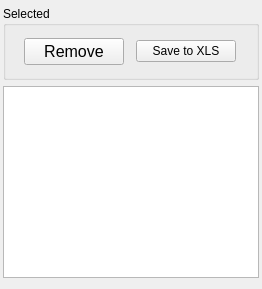
       <widget class="QWidget" name="tab_UnitCellFit">
        <attribute name="title">
         <string>UCFit</string>
        </attribute>
        <layout class="QVBoxLayout" name="verticalLayout_5">
         <property name="leftMargin">
          <number>3</number>
         </property>
         <property name="topMargin">
          <number>6</number>
         </property>
         <property name="rightMargin">
          <number>3</number>
         </property>
         <item>
          <widget class="QGroupBox" name="groupBox_15">
           <property name="sizePolicy">
            <sizepolicy hsizetype="Preferred" vsizetype="Fixed">
             <horstretch>0</horstretch>
             <verstretch>0</verstretch>
            </sizepolicy>
           </property>
           <property name="title">
            <string>Selected</string>
           </property>
           <property name="flat">
            <bool>true</bool>
           </property>
           <layout class="QHBoxLayout" name="horizontalLayout_18">
            <property name="leftMargin">
             <number>12</number>
            </property>
            <property name="topMargin">
             <number>12</number>
            </property>
            <property name="rightMargin">
             <number>12</number>
            </property>
            <property name="bottomMargin">
             <number>12</number>
            </property>
            <item>
             <widget class="QPushButton" name="pushButton_RemoveUClist">
              <property name="sizePolicy">
               <sizepolicy hsizetype="Minimum" vsizetype="Fixed">
                <horstretch>0</horstretch>
                <verstretch>0</verstretch>
               </sizepolicy>
              </property>
              <property name="minimumSize">
               <size>
                <width>20</width>
                <height>0</height>
               </size>
              </property>
              <property name="maximumSize">
               <size>
                <width>100</width>
                <height>16777215</height>
               </size>
              </property>
              <property name="font">
               <font>
                <family>Helvetica</family>
                <pointsize>12</pointsize>
                <weight>50</weight>
                <italic>false</italic>
                <bold>false</bold>
               </font>
              </property>
              <property name="text">
               <string>Remove</string>
              </property>
             </widget>
            </item>
            <item>
             <widget class="QPushButton" name="pushButton_ExportXLS_2">
              <property name="sizePolicy">
               <sizepolicy hsizetype="Minimum" vsizetype="Fixed">
                <horstretch>0</horstretch>
                <verstretch>0</verstretch>
               </sizepolicy>
              </property>
              <property name="maximumSize">
               <size>
                <width>100</width>
                <height>16777215</height>
               </size>
              </property>
              <property name="text">
               <string>Save to XLS</string>
              </property>
             </widget>
            </item>
           </layout>
          </widget>
         </item>
         <item>
          <widget class="QTableWidget" name="tableWidget_UnitCell">
           <property name="sizePolicy">
            <sizepolicy hsizetype="Expanding" vsizetype="Expanding">
             <horstretch>1</horstretch>
             <verstretch>0</verstretch>
            </sizepolicy>
           </property>
           <property name="font">
            <font>
             <family>Helvetica</family>
             <pointsize>12</pointsize>
             <weight>50</weight>
             <italic>false</italic>
             <bold>false</bold>
            </font>
           </property>
           <property name="focusPolicy">
            <enum>Qt::StrongFocus</enum>
           </property>
           <property name="wordWrap">
            <bool>false</bool>
           </property>
           <property name="columnCount">
            <number>0</number>
           </property>
           <attribute name="horizontalHeaderVisible">
            <bool>false</bool>
           </attribute>
           <attribute name="horizontalHeaderCascadingSectionResizes">
            <bool>true</bool>
           </attribute>
           <attribute name="verticalHeaderVisible">
            <bool>false</bool>
           </attribute>
           <attribute name="verticalHeaderCascadingSectionResizes">
            <bool>true</bool>
           </attribute>
          </widget>
         </item>
        </layout>
       </widget>
